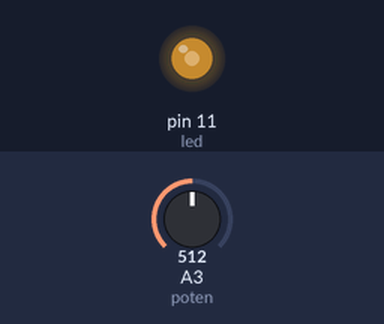
A sketch run on a simulated Arduino Uno, built with avr-gcc and run on an emulated ATmega328P. Shown: output pins drawn as LEDs (lit = HIGH). The inputs (shaded band) are chosen by the test bench; at power-on: A3 (poten) = 512.

Above: at 1.2 s.
1.3 s: A3 (poten) set to 716
At 2.1 s:
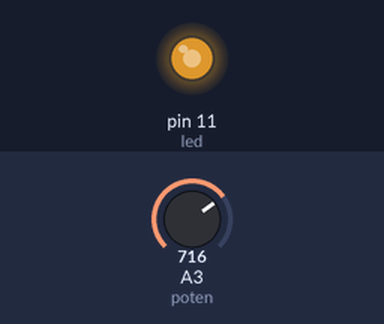
2.8 s: A3 (poten) set to 900
At 3.2 s:
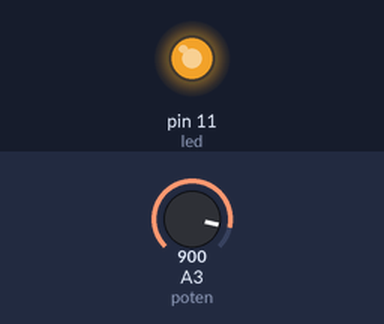
4.3 s: A3 (poten) set to 122
At 5.5 s:
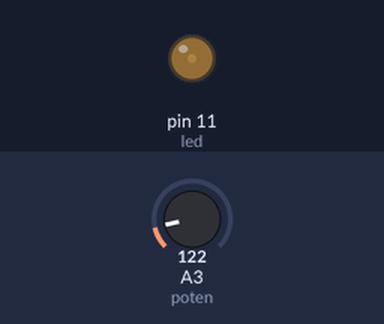
5.8 s: A3 (poten) set to 0
At 6.7 s:
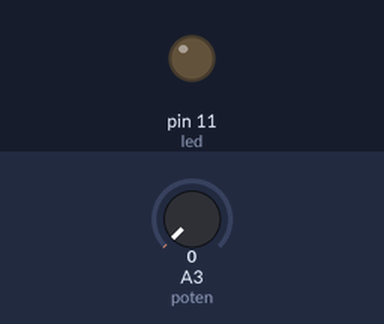
Timing chart, 0 to 8.3 s (numbered marks = the images above; inputs shaded):
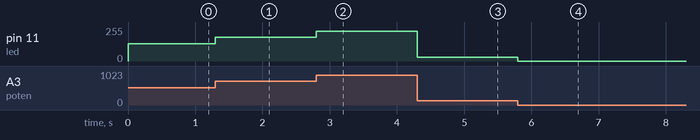

The sketch:

changing_brightness1.ino
```cpp
#define led 11
#define poten A3

void setup()
{
  pinMode(led, OUTPUT);
}

void loop()
{
  int potenValue = analogRead(poten);
  int brightness = potenValue / 4;
  analogWrite(led, brightness);
}
```

Measured:
- after the input at 1.3 s, pin 11 (led): 128/255 → 179/255 at once
- after the input at 2.8 s, pin 11 (led): 179/255 → 225/255 at once
- after the input at 4.3 s, pin 11 (led): 225/255 → 30/255 at once
- after the input at 5.8 s, pin 11 (led): 30/255 → 0/255 at once
